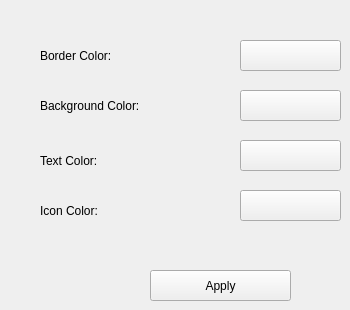
     <widget class="QWidget" name="tabColor">
      <attribute name="title">
       <string>Color Settings</string>
      </attribute>
      <widget class="QLabel" name="label_3">
       <property name="geometry">
        <rect>
         <x>40</x>
         <y>40</y>
         <width>91</width>
         <height>31</height>
        </rect>
       </property>
       <property name="text">
        <string>Border Color:</string>
       </property>
      </widget>
      <widget class="QLabel" name="label_4">
       <property name="geometry">
        <rect>
         <x>40</x>
         <y>90</y>
         <width>131</width>
         <height>31</height>
        </rect>
       </property>
       <property name="text">
        <string>Background Color:</string>
       </property>
      </widget>
      <widget class="QLabel" name="label_5">
       <property name="geometry">
        <rect>
         <x>40</x>
         <y>140</y>
         <width>81</width>
         <height>41</height>
        </rect>
       </property>
       <property name="text">
        <string>Text Color:</string>
       </property>
      </widget>
      <widget class="QLabel" name="label_6">
       <property name="geometry">
        <rect>
         <x>40</x>
         <y>190</y>
         <width>81</width>
         <height>41</height>
        </rect>
       </property>
       <property name="text">
        <string>Icon Color:</string>
       </property>
      </widget>
      <widget class="QPushButton" name="iconColor">
       <property name="geometry">
        <rect>
         <x>240</x>
         <y>190</y>
         <width>101</width>
         <height>31</height>
        </rect>
       </property>
       <property name="text">
        <string/>
       </property>
       <property name="icon">
        <iconset>
         <normaloff>icon/fan_white.png</normaloff>icon/fan_white.png</iconset>
       </property>
       <property name="iconSize">
        <size>
         <width>24</width>
         <height>24</height>
        </size>
       </property>
      </widget>
      <widget class="QToolButton" name="borderColor">
       <property name="geometry">
        <rect>
         <x>240</x>
         <y>40</y>
         <width>101</width>
         <height>31</height>
        </rect>
       </property>
       <property name="text">
        <string/>
       </property>
      </widget>
      <widget class="QToolButton" name="backgroundColor">
       <property name="geometry">
        <rect>
         <x>240</x>
         <y>90</y>
         <width>101</width>
         <height>31</height>
        </rect>
       </property>
       <property name="text">
        <string/>
       </property>
      </widget>
      <widget class="QToolButton" name="textColor">
       <property name="geometry">
        <rect>
         <x>240</x>
         <y>140</y>
         <width>101</width>
         <height>31</height>
        </rect>
       </property>
       <property name="text">
        <string/>
       </property>
      </widget>
      <widget class="QPushButton" name="applyColor">
       <property name="geometry">
        <rect>
         <x>150</x>
         <y>270</y>
         <width>141</width>
         <height>31</height>
        </rect>
       </property>
       <property name="text">
        <string>Apply</string>
       </property>
      </widget>
     </widget>
